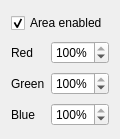
<?xml version="1.0" encoding="UTF-8"?>
<ui version="4.0">
 <class>GrabConfigWidget</class>
 <widget class="QWidget" name="GrabConfigWidget">
  <property name="geometry">
   <rect>
    <x>0</x>
    <y>0</y>
    <width>105</width>
    <height>139</height>
   </rect>
  </property>
  <property name="windowTitle">
   <string notr="true">GrabConfigWidget</string>
  </property>
  <layout class="QGridLayout" name="gridLayout">
   <item row="1" column="0">
    <widget class="QLabel" name="label_Red">
     <property name="text">
      <string>Red</string>
     </property>
    </widget>
   </item>
   <item row="3" column="0">
    <widget class="QLabel" name="label_Blue">
     <property name="text">
      <string>Blue</string>
     </property>
    </widget>
   </item>
   <item row="2" column="0">
    <widget class="QLabel" name="label_Green">
     <property name="text">
      <string>Green</string>
     </property>
    </widget>
   </item>
   <item row="0" column="0" colspan="2">
    <widget class="QCheckBox" name="checkBox_IsAreaEnabled">
     <property name="text">
      <string>Area enabled</string>
     </property>
     <property name="checked">
      <bool>true</bool>
     </property>
    </widget>
   </item>
   <item row="1" column="1">
    <widget class="QSpinBox" name="spinBox_Red">
     <property name="suffix">
      <string>%</string>
     </property>
     <property name="maximum">
      <number>100</number>
     </property>
     <property name="value">
      <number>100</number>
     </property>
    </widget>
   </item>
   <item row="3" column="1">
    <widget class="QSpinBox" name="spinBox_Blue">
     <property name="suffix">
      <string>%</string>
     </property>
     <property name="maximum">
      <number>100</number>
     </property>
     <property name="value">
      <number>100</number>
     </property>
    </widget>
   </item>
   <item row="2" column="1">
    <widget class="QSpinBox" name="spinBox_Green">
     <property name="suffix">
      <string>%</string>
     </property>
     <property name="maximum">
      <number>100</number>
     </property>
     <property name="value">
      <number>100</number>
     </property>
    </widget>
   </item>
  </layout>
 </widget>
 <layoutdefault spacing="6" margin="11"/>
 <tabstops>
  <tabstop>spinBox_Red</tabstop>
  <tabstop>spinBox_Green</tabstop>
  <tabstop>spinBox_Blue</tabstop>
  <tabstop>checkBox_IsAreaEnabled</tabstop>
 </tabstops>
 <resources/>
 <connections/>
</ui>
